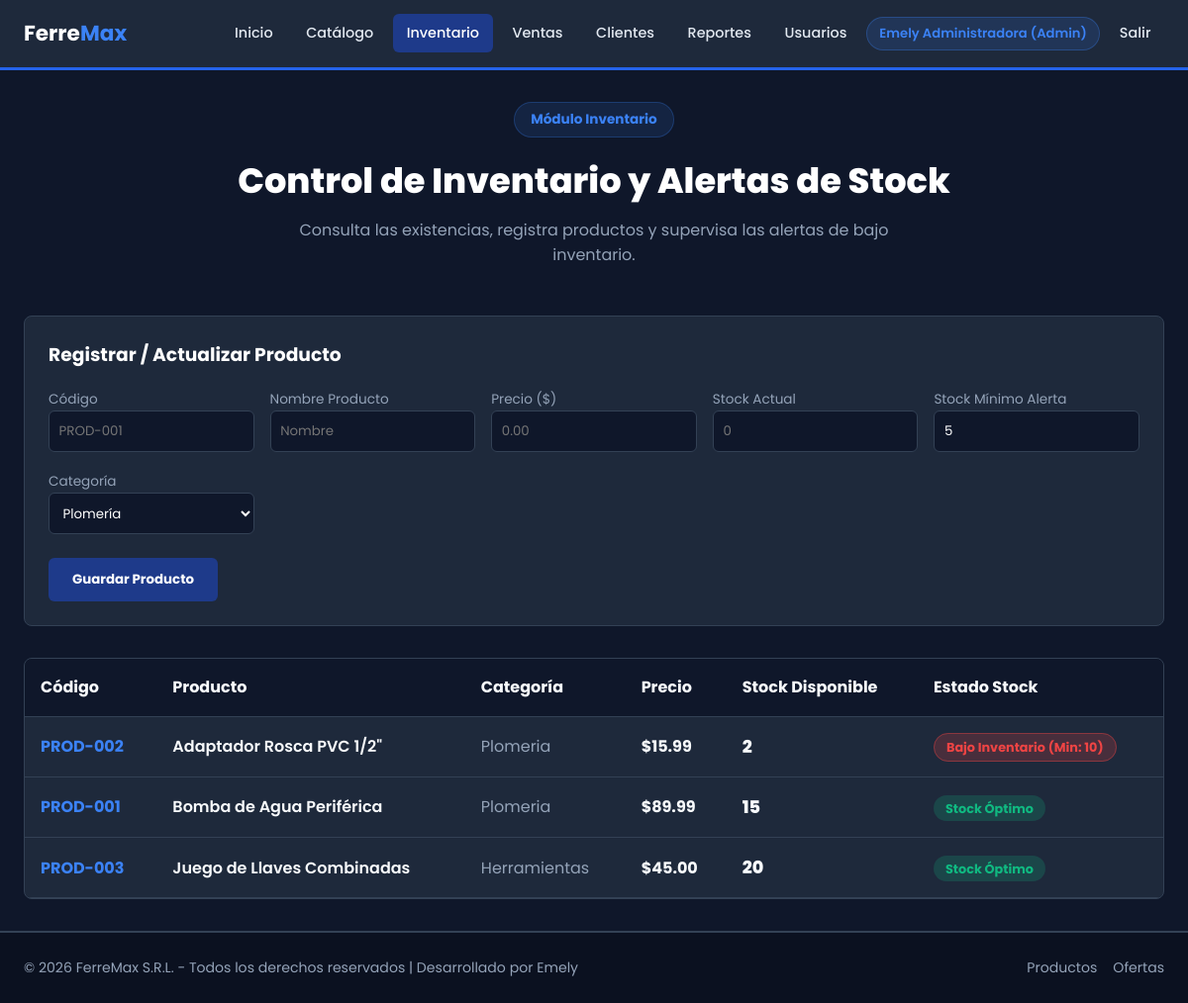
The app's page /inventario.php (signed in) with its own data.
### tables this page shows
CREATE TABLE `productos` (
    `id` INT AUTO_INCREMENT PRIMARY KEY,
    `codigo` VARCHAR(50) NOT NULL UNIQUE,
    `nombre` VARCHAR(150) NOT NULL,
    `descripcion` TEXT,
    `precio` DECIMAL(10,2) NOT NULL DEFAULT 0.00,
    `stock` INT NOT NULL DEFAULT 0,
    `stock_minimo` INT NOT NULL DEFAULT 5,
    `categoria` VARCHAR(50) DEFAULT 'general',
    `imagen` VARCHAR(255) DEFAULT 'img/bomba_agua_hd.jpg',
    `badge` VARCHAR(50) DEFAULT NULL,
    `creado_en` TIMESTAMP DEFAULT CURRENT_TIMESTAMP
);

### inventario.php (the view, shortened to what this page needs)
<?php
require_once __DIR__ . '/header.php';
$inventario = [];
if ($db_connected) {
    $res = $conn->query("SELECT * FROM productos ORDER BY stock ASC");
    if ($res) {
        while ($r = $res->fetch_assoc()) $inventario[] = $r;
    }
}
?>
<div class="catalog-hero">
    <div class="hero-badge">Módulo Inventario</div>
    <h2>Control de Inventario y Alertas de Stock</h2>
    <p>Consulta las existencias, registra productos y supervisa las alertas de bajo inventario.</p>
</div>
<?php if (isset($_SESSION['usuario_id']) && ($_SESSION['usuario_rol'] ?? '') === 'admin'): ?>
<div style="background: var(--bg-card); border: 1px solid var(--border-color); padding: 1.5rem; border-radius: 8px; margin-bottom: 2rem;">
    <h3 style="color: var(--text-bright); margin-bottom: 1rem;">Registrar / Actualizar Producto</h3>
    <form action="inventario.php" method="POST" style="display: grid; grid-template-columns: repeat(auto-fit, minmax(200px, 1fr)); gap: 1rem;">
        <div>
            <label style="font-size:0.85rem; color: var(--gray-muted);">Código</label>
            <input type="text" name="codigo" placeholder="PROD-001" required style="width:100%; background: #0F172A; border:1px solid var(--border-color); color:#fff; padding:0.6rem; border-radius:6px;">
        </div>
        <div>
            <label style="font-size:0.85rem; color: var(--gray-muted);">Nombre Producto</label>
            <input type="text" name="nombre" placeholder="Nombre" required style="width:100%; background: #0F172A; border:1px solid var(--border-color); color:#fff; padding:0.6rem; border-radius:6px;">
        </div>
        <div>
            <label style="font-size:0.85rem; color: var(--gray-muted);">Precio ($)</label>
            <input type="number" step="0.01" name="precio" placeholder="0.00" required style="width:100%; background: #0F172A; border:1px solid var(--border-color); color:#fff; padding:0.6rem; border-radius:6px;">
        </div>
        <div>
            <label style="font-size:0.85rem; color: var(--gray-muted);">Stock Actual</label>
            <input type="number" name="stock" placeholder="0" required style="width:100%; background: #0F172A; border:1px solid var(--border-color); color:#fff; padding:0.6rem; border-radius:6px;">
        </div>
        <div>
            <label style="font-size:0.85rem; color: var(--gray-muted);">Stock Mínimo Alerta</label>
            <input type="number" name="stock_minimo" value="5" required style="width:100%; background: #0F172A; border:1px solid var(--border-color); color:#fff; padding:0.6rem; border-radius:6px;">
        </div>
        <div>
            <label style="font-size:0.85rem; color: var(--gray-muted);">Categoría</label>
            <select name="categoria" style="width:100%; background: #0F172A; border:1px solid var(--border-color); color:#fff; padding:0.6rem; border-radius:6px;">
                <option value="plomeria">Plomería</option>
            </select>
        </div>
        <div style="grid-column: 1 / -1; margin-top: 0.5rem;">
            <button type="submit" style="background: var(--primary); color:#fff; border:none; padding: 0.75rem 1.5rem; border-radius: 6px; font-weight:700; cursor:pointer;">
                Guardar Producto
            </button>
        </div>
    </form>
</div>
<?php endif; ?>
<div style="background: var(--bg-card); border: 1px solid var(--border-color); border-radius: 8px; overflow-x: auto;">
    <table style="width: 100%; border-collapse: collapse; text-align: left; color: var(--text-main);">
        <thead>
            <tr style="background: #0F172A; border-bottom: 1px solid var(--border-color);">
                <th style="padding: 1rem;">Código</th>
                <th style="padding: 1rem;">Producto</th>
                <th style="padding: 1rem;">Categoría</th>
                <th style="padding: 1rem;">Precio</th>
                <th style="padding: 1rem;">Stock Disponible</th>
                <th style="padding: 1rem;">Estado Stock</th>
            </tr>
        </thead>
        <tbody>
            <?php foreach ($inventario as $item):
                $bajoStock = ($item['stock'] <= $item['stock_minimo']);
            ?>
            <tr style="border-bottom: 1px solid var(--border-color);">
                <td style="padding: 1rem; font-weight:700; color: var(--accent);"><?php echo htmlspecialchars($item['codigo']); ?></td>
                <td style="padding: 1rem; font-weight:600;"><?php echo htmlspecialchars($item['nombre']); ?></td>
                <td style="padding: 1rem; color: var(--gray-muted);"><?php echo ucfirst(htmlspecialchars($item['categoria'])); ?></td>
                <td style="padding: 1rem; font-weight:700;">$<?php echo number_format((float)$item['precio'], 2); ?></td>
                <td style="padding: 1rem; font-weight:800; font-size:1.1rem;"><?php echo $item['stock']; ?></td>
                <td style="padding: 1rem;">
                    <?php if ($bajoStock): ?>
                        <span style="background: rgba(239, 68, 68, 0.2); color: #EF4444; padding: 0.3rem 0.75rem; border-radius: 50px; font-size: 0.8rem; font-weight: 700; border: 1px solid rgba(239, 68, 68, 0.4);">
                            Bajo Inventario (Min: <?php echo $item['stock_minimo']; ?>)
                        </span>
                    <?php else: ?>
                        <span style="background: rgba(16, 185, 129, 0.2); color: #10B981; padding: 0.3rem 0.75rem; border-radius: 50px; font-size: 0.8rem; font-weight: 700;">
                            Stock Óptimo
                        </span>
                    <?php endif; ?>
                </td>
            </tr>
            <?php endforeach; ?>
        </tbody>
    </table>
</div>
<?php require_once __DIR__ . '/footer.php'; ?>

### Css/global.css (style rules this page uses)
:root { --primary: #1E3A8A; --primary-hover: #2563EB; --accent: #3B82F6; --bg-dark: #0F172A; --bg-card: #1E293B; --bg-card-hover: #334155; --gray-muted: #94A3B8; --border-color: #334155; --text-main: #F8FAFC; --text-bright: #FFFFFF; --radius: 8px; }
* { margin: 0; padding: 0; box-sizing: border-box; font-family: 'Poppins', Arial, sans-serif; }
body { background-color: var(--bg-dark); color: var(--text-main); line-height: 1.6; min-height: 100vh; display: flex; flex-direction: column; }

### Css/productos.css (style rules this page uses)
.catalog-hero { text-align: center; margin-bottom: 3rem; }
.hero-badge { display: inline-flex; align-items: center; gap: 0.5rem; background: rgba(59, 130, 246, 0.12); color: var(--accent); padding: 0.4rem 1rem; border-radius: 50px; font-size: 0.85rem; font-weight: 700; margin-bottom: 1rem; border: 1px solid rgba(59, 130, 246, 0.25); }
.catalog-hero h2 { font-size: 2.2rem; font-weight: 800; color: var(--text-bright); margin-bottom: 0.5rem; }
.catalog-hero p { color: var(--gray-muted); max-width: 650px; margin: 0 auto 2rem auto; }

### records on screen
productos: codigo "PROD-002", nombre "Adaptador Rosca PVC 1/2\"", categoria "Plomeria", precio "15.99", stock "2", stock_minimo "10"
productos: codigo "PROD-001", nombre "Bomba de Agua Periférica", categoria "Plomeria", precio "89.99", stock "15", stock_minimo "Stock Óptimo"
productos: codigo "PROD-003", nombre "Juego de Llaves Combinadas", categoria "Herramientas", precio "45.00", stock "20", stock_minimo "Stock Óptimo"

### other values on screen
$nombreUsuario "Emely Administradora"
$rol "Admin"
